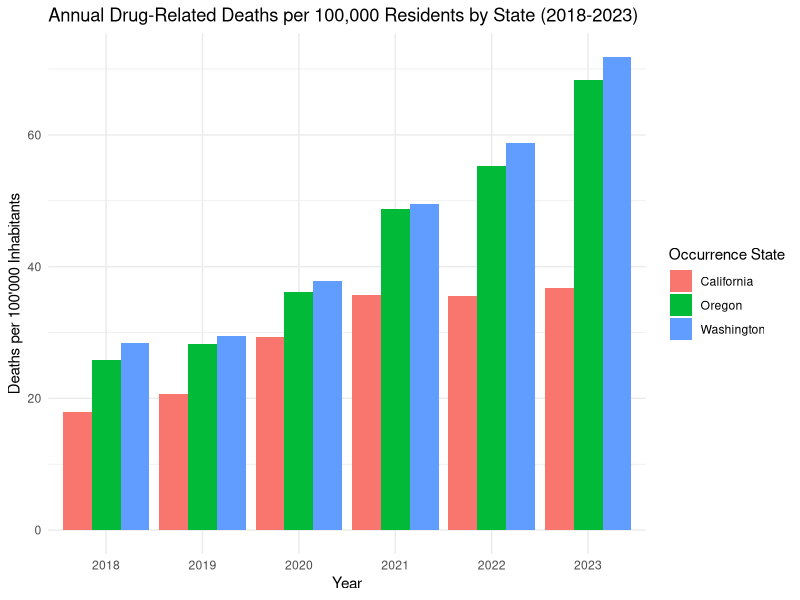
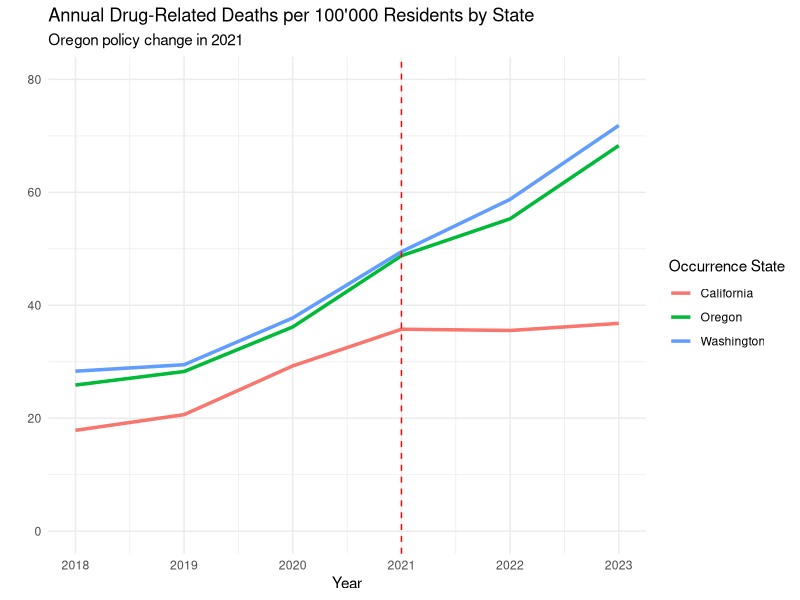
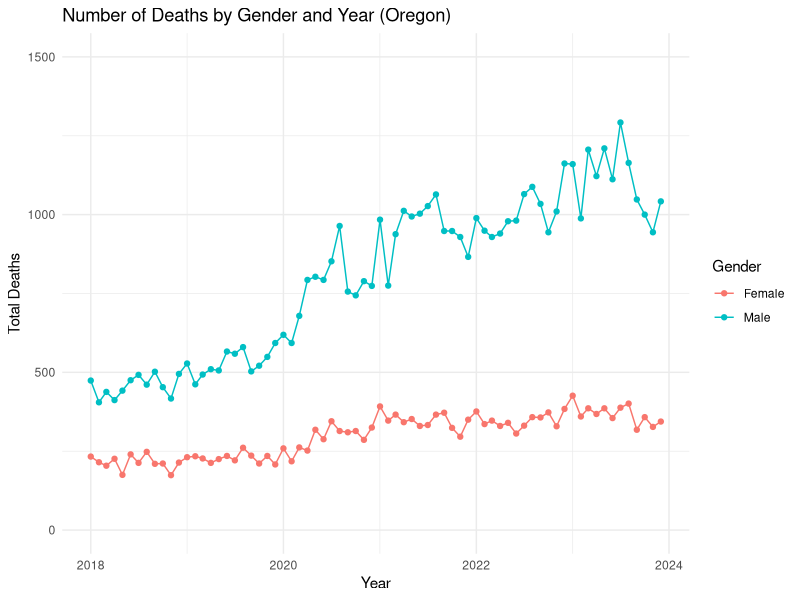
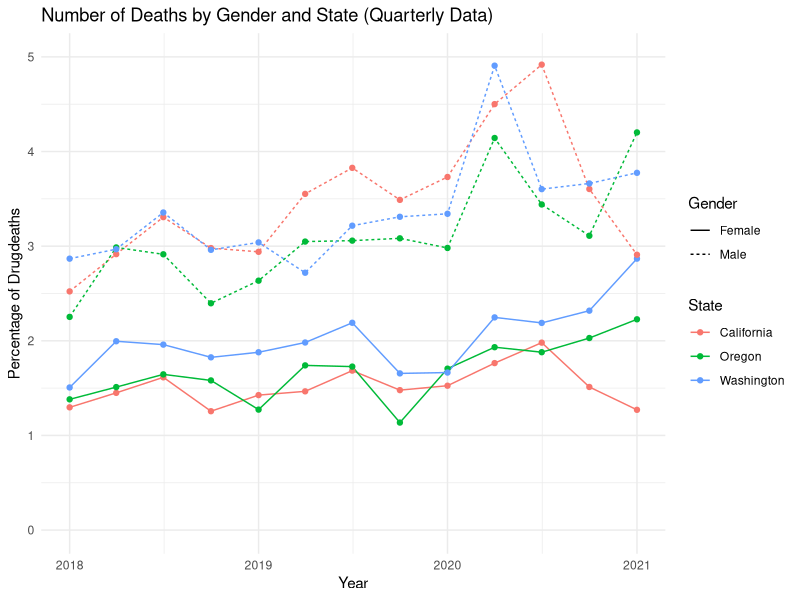
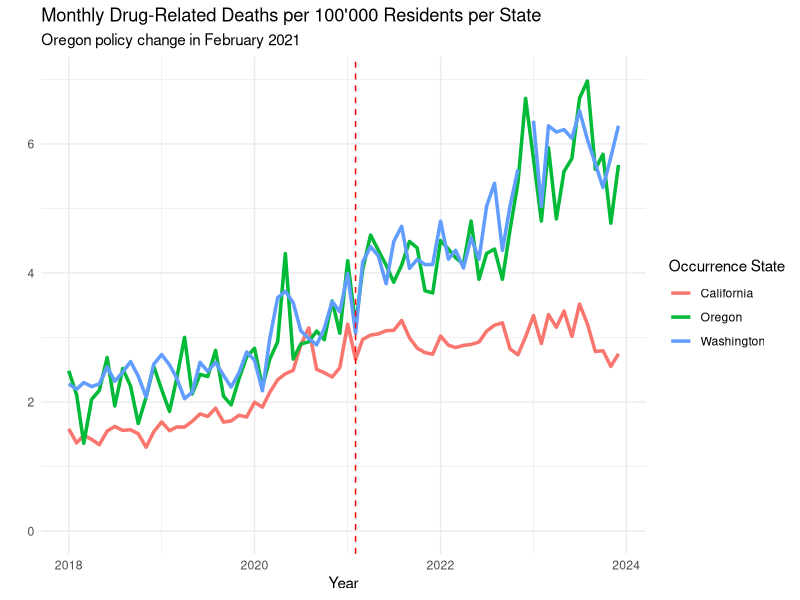
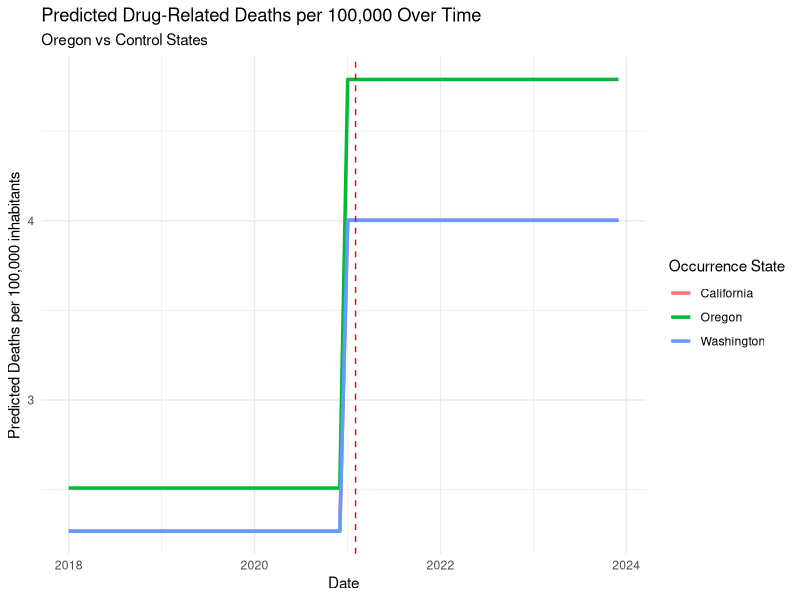
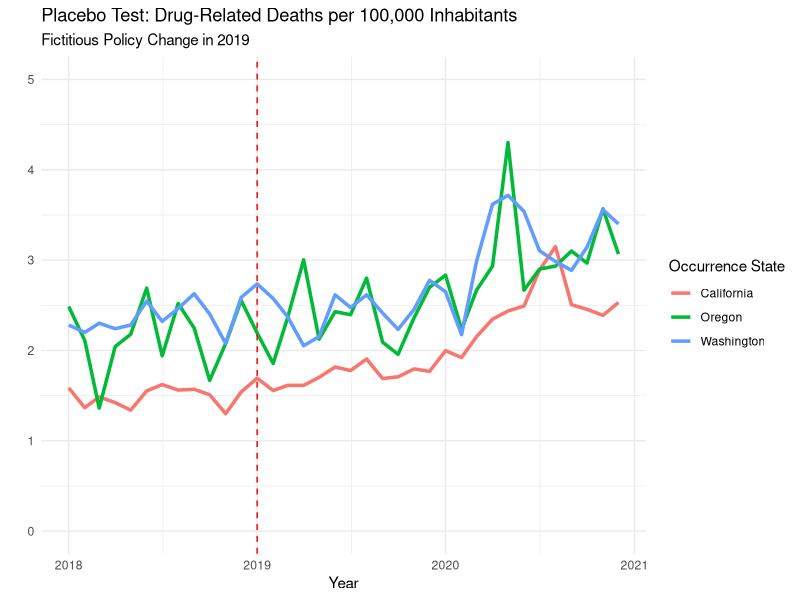
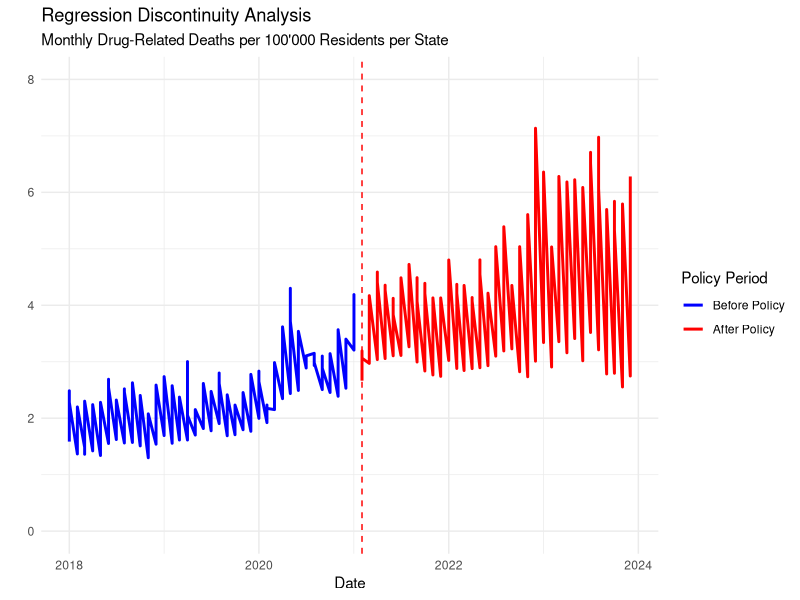

The R script that drew these images, in order:
## ---- chunk 1
knitr::opts_chunk$set(echo = TRUE)
## ---- chunk 2
library(readxl)
library(dplyr)
library(zoo)
library(lubridate)
library(ggplot2)
library(tidyr)
library(lmtest)
library(sandwich)
library(forecast)
library(plm)
  
#globally exclude code chunks from the output
knitr::opts_chunk$set(echo = FALSE)

#globally turn on caching
knitr::opts_chunk$set(cache = TRUE)

# globally turn off warnings and messages
knitr::opts_chunk$set(warning = FALSE)
knitr::opts_chunk$set(message = FALSE)

# globally set the theme for ggplot
theme_set(theme_minimal())

#setting directory
#setwd(dirname(rstudioapi::getSourceEditorContext()$path))
getwd()
## ---- chunk 3
# load the relevant part of the Data set, exclude notes starting from row 4374
Data <- read_excel("data/Drug_related_Deaths_2018-2024.xlsx", n_max = 4374)


# Overview for the Data
head(Data, 10)
str(Data)

## ---- chunk 4
# Read population data from Excel file for each region

# Load the population data from the first range (D244:M244)
population_oregon_1 <- read_excel("data/Ca_Or_Wa Population 2010-23.xlsx", 
                                  sheet = "Oregon", 
                                  range = "D244:M244", 
                                  col_names = FALSE)  

# Load the population data from the second range (Q244:T244)
population_oregon_2 <- read_excel("data/Ca_Or_Wa Population 2010-23.xlsx", 
                                  sheet = "Oregon", 
                                  range = "Q244:T244", 
                                  col_names = FALSE)  

# Combine the two data frames (horizontally) into one row
population_oregon <- cbind(population_oregon_1, population_oregon_2)

# Manually set the column names (years 2010 to 2023)
colnames(population_oregon) <- 2010:2023



# Load the population data from the first range in California
population_california_1 <- read_excel("data/Ca_Or_Wa Population 2010-23.xlsx", 
                                  sheet = "California", 
                                  range = "D487:M487", 
                                  col_names = FALSE)  

# Load the population data from the second range (Q487:T487)
population_california_2 <- read_excel("data/Ca_Or_Wa Population 2010-23.xlsx", 
                                  sheet = "California", 
                                  range = "Q487:T487", 
                                  col_names = FALSE)  

# Combine the two data frames (horizontally) into one row
population_california <- cbind(population_california_1, population_california_2)

# Manually set the column names (years 2010 to 2023)
colnames(population_california) <- 2010:2023



# Load the population data from the first range in Washington
population_washington_1 <- read_excel("data/Ca_Or_Wa Population 2010-23.xlsx", 
                                  sheet = "Washington", 
                                  range = "D286:M286", 
                                  col_names = FALSE)  

# Load the population data from the second range 
population_washington_2 <- read_excel("data/Ca_Or_Wa Population 2010-23.xlsx", 
                                  sheet = "Washington", 
                                  range = "Q286:T286", 
                                  col_names = FALSE)  

# Combine the two data frames (horizontally) into one row
population_washington <- cbind(population_washington_1, population_washington_2)

# Manually set the column names (years 2010 to 2023)
colnames(population_washington) <- 2010:2023


# Combine population data into a single data frame with an added column for state
population_data <- bind_rows(
  population_oregon %>% mutate(State = "Oregon"),
  population_washington %>% mutate(State = "Washington"),
  population_california %>% mutate(State = "California")
)


# Remove the temporary variables from the environment
rm(population_oregon_1, population_oregon_2, population_washington_1, 
   population_washington_2, population_california_1, population_california_2,
   population_oregon, population_washington, population_california)

# Convert wide format to long format
population_data <- population_data %>%
  pivot_longer(cols = -State,    # All columns except 'State'
               names_to = "year",   # The new column for years
               values_to = "population_count")  # The new column for population counts

#Convert year column to numeric
population_data$year <- as.numeric(population_data$year)  

## ---- chunk 5

# look into Dates 
unique(Data$Month)

# Delete Notes column without grepl 
Data <- Data[, !grepl("Notes", names(Data))]

# Delete Row Sep., 2024 since the data is not complete
Data <- Data[Data$Month != "Sep., 2024 (provisional and partial)", ]

# Create column Provisional (TRUE/FALSE) based on the col Month '(provisional)'
Data$Provisional <- grepl("\\(provisional\\)", Data$Month)

# Delete " (provisional)" from the Date
####Data$Month <- gsub(" \\(provisional\\)", "", Data$Month)

# Convert into Date Variable
####Data$Month <- as.yearmon(Data$Month, format = "%b., %Y")
Data <- Data %>%
  #mutate(`Month` = as.yearmon(`Month Code`, format = "%Y/%m"))
    mutate(`Month` = ym(`Month Code`))


#### look into Deaths
#### Data$Deaths

# count of "Suppressed"
sum(Data$Deaths == "Suppressed")

# Some of the numbers are "Suppressed" this means that there are between 1 and 9 cases
# To use Deaths as a number we can leave them as NA's or substitute by a random number between 1 and 9

# Set seed for reproducibility if needed
set.seed(23)  

# Replace "Suppressed" in the Death column with a random number between 1 and 9
Data$Deaths <- ifelse(Data$Deaths == "Suppressed", sample(1:9, sum(Data$Deaths == "Suppressed"), replace = TRUE), Data$Deaths)
Data$Deaths <- as.numeric(Data$Deaths)

summary(Data)
sum(Data$Deaths == "Suppressed")
# Delete all columns that end on Code, they are duplicates of the other columns
Data <- Data[, !grepl("Code$", names(Data))]

# keep one version of the Dataset with all Deaths
Data_complete <- Data

# Filters the data to only include drug-induced deaths (removes alcohol-induced and non-drug related deaths)
Data <- Data %>% filter(`UCD - Drug/Alcohol Induced` == "Drug-induced causes")

glimpse(Data)
## ---- chunk 6

# Filter the data for each complete years 2018 to 2023
Data_18_23 <- Data %>%
  filter(`Month` >= ym("2018-01") & `Month` <= ym("2023-12"))

# Group the data by occurrence state and year, then sum deaths per year
Data_18_23 <- Data_18_23 %>%
  group_by(`Occurrence State`, year = year(`Month`)) %>%
  summarise(Deaths = sum(Deaths))

# Merge the death data with population data by state and year
Data_with_population <- Data_18_23 %>%
  left_join(population_data, by = c("Occurrence State" = "State", "year" = "year"))

# Calculate deaths per 100,000 inhabitants for each year
Data_with_population <- Data_with_population %>%
  mutate(Deaths_per_100000 = (Deaths / population_count) * 100000)


# Plot the number of deaths per 10,000 inhabitants for each year and state
ggplot(Data_with_population, aes(x = factor(year), y = Deaths_per_100000, fill = `Occurrence State`)) +
  geom_bar(stat = "identity", position = "dodge") +
  labs(title = "Annual Drug-Related Deaths per 100,000 Residents by State (2018-2023)",
       x = "Year",
       y = "Deaths per 100'000 Inhabitants")


# Plot the trends over time for each state per year
ggplot(Data_with_population, aes(x = year, y = Deaths_per_100000, color = `Occurrence State`)) +
  geom_line(linewidth = 1.2) +
  geom_vline(xintercept = 2021, linetype = "dashed", color = "red") +  # Mark the policy change
  labs(title = "Annual Drug-Related Deaths per 100'000 Residents by State",
       subtitle = "Oregon policy change in 2021",
       x = "Year", y = "") +
   ylim(0, 80)   # Ensure y-axis starts at 0

## ---- chunk 7
# Prepare the data untill 2023
data_gender_year <- Data %>%
  filter(`Month` >= ym("2018-01") & `Month` <= ym("2023-12")) %>%
  select(Gender, Month, Deaths) %>%
  group_by(Gender, Month) %>%
  summarise(Total_Deaths = sum(Deaths, na.rm = TRUE)) %>%
  ungroup()

# Plot the data
ggplot(data_gender_year, aes(x = Month, y = Total_Deaths, color = Gender, group = Gender)) +
  geom_line() +
  geom_point() +
  labs(title = "Number of Deaths by Gender and Year (Oregon)",
       x = "Year",
       y = "Total Deaths",
       color = "Gender") +
       ylim(0, 1500) 

# Perform t-test for significant differences by gender 
t.test(Total_Deaths ~ Gender, data = data_gender_year)

## ---- chunk 8

# Prepare the data
#use quarterly data to make it smoother
data_Anova <- Data %>%
  filter(`Month` < ym("2021-02")) %>%
  mutate(Quarter = floor_date(as.Date(Month), "quarter")) %>%    
  select(Gender, Quarter, `Occurrence State`, Deaths) %>%
  group_by(Gender, Quarter, `Occurrence State`) %>%
  summarise(Total_Deaths = sum(Deaths, na.rm = TRUE)) %>%
  ungroup()

data_Anova$all_death <- Data_complete %>%
  filter(`Month` < ym("2021-02")) %>%
  mutate(Quarter = floor_date(as.Date(Month), "quarter")) %>%
  select(Gender, Quarter, `Occurrence State`, Deaths) %>%
  group_by(Gender, Quarter, `Occurrence State`) %>%
  summarise(Total_Deaths = sum(Deaths, na.rm = TRUE)) %>%
  ungroup() %>%
  pull(Total_Deaths)

data_Anova$DrugDeath_Percentage <- data_Anova$Total_Deaths / data_Anova$all_death *100

# Plot the data
ggplot(data_Anova, aes(x = Quarter, y = DrugDeath_Percentage, color = `Occurrence State`, linetype = Gender)) +
  geom_line() +
  geom_point() +
  labs(title = "Number of Deaths by Gender and State (Quarterly Data)",
       x = "Year",
       y = "Percentage of Drugdeaths",
       color = "State") +
        ylim(0, 5) 

# Perform ANOVA for significant differences by gender or State
data_Anova <- data_Anova %>%
  mutate(Gender = as.factor(Gender),
         `Occurrence State` = as.factor(`Occurrence State`))

# Test for effects in Gender, State and interactions
anova_model <- aov(DrugDeath_Percentage ~ Gender + `Occurrence State`, data = data_Anova)

summary(anova_model)

## ---- chunk 9

# Filter the data for each complete month in 2018 to 2023 
Data_monthly <- Data %>%
  filter(`Month` >= ym("2018-01") & `Month` <= ym("2023-12"))

# Group the data by occurrence state and month, then sum deaths per month
Data_monthly <- Data_monthly %>%
  group_by(`Occurrence State`, year = year(`Month`), month = month(`Month`)) %>%
  summarise(Deaths = sum(Deaths))


# Merge the death data with population data by state and year
Data_monthly <- Data_monthly %>%
  left_join(population_data, by = c("Occurrence State" = "State", "year" = "year"))

# Calculate deaths per 100,000 inhabitants for each year
Data_monthly <- Data_monthly  %>%
  mutate(Deaths_per_100000 = (Deaths / population_count) * 100000)


# Create 'treatment' and 'post_policy' variables
Data_monthly <- Data_monthly %>%
  mutate(
    treatment = ifelse(`Occurrence State` == "Oregon", 1, 0),  # 1 for Oregon, 0 for California/Washington
    post_policy = ifelse(year >= 2021, 1, 0),  # 1 for years 2021 and later
    interaction = treatment * post_policy  # Interaction term for DiD
  )

# Create a new date column by combining year and month
Data_monthly <- Data_monthly %>%
  mutate(date = ym(paste(year, month, sep = "-")))  # Combine year and month into a date


# Difference-in-Differences (DiD) regression model with Deaths_per_100000

did_model <- lm(Deaths_per_100000 ~ treatment + post_policy + interaction, data = Data_monthly)
summary(did_model)

# Robust standard errors to handle heteroscedasticity
coeftest(did_model, vcov = vcovHC(did_model, type = "HC1"))

## ---- chunk 10
# Plot DiD Results
# Plot the trends over time for each state
ggplot(Data_monthly, aes(x = date, y = Deaths_per_100000, color = `Occurrence State`)) +
  geom_line(linewidth = 1.2) +
  geom_vline(xintercept = as.Date("2021-02-01"), linetype = "dashed", color = "red") +  # Mark the policy change
  labs(title = "Monthly Drug-Related Deaths per 100'000 Residents per State",
       subtitle = "Oregon policy change in February 2021",
       x = "Year", y = "") +
       ylim(0, 7)


# Generate predicted values based on the model
Data_monthly$predicted <- predict(did_model, newdata = Data_monthly)

# Visualize the predicted trends
ggplot(Data_monthly, aes(x = date, y = predicted, color = `Occurrence State`)) +
  geom_line(linewidth = 1.2) +
  geom_vline(xintercept = as.Date("2021-02-01"), linetype = "dashed", color = "red") +  # Mark the policy change
  labs(title = "Predicted Drug-Related Deaths per 100,000 Over Time",
       subtitle = "Oregon vs Control States",
       x = "Date", y = "Predicted Deaths per 100,000 inhabitants")

## ---- chunk 11

# Subset data for Oregon and Washington pre Policy
oregon_data <- Data_monthly %>% filter(date >= as.Date("2018-01-01") & date <= as.Date("2021-02-01") & `Occurrence State` == "Oregon")
washington_data <- Data_monthly %>% filter(date >= as.Date("2018-01-01") & date <= as.Date("2021-02-01") & `Occurrence State` == "Washington")
california_data <- Data_monthly %>% filter(date >= as.Date("2018-01-01") & date <= as.Date("2021-02-01") & `Occurrence State` == "California")




# Calculate the correlation coefficient between the two states
correlation <- cor(oregon_data$Deaths_per_100000, washington_data$Deaths_per_100000)
coorelation_c <- cor(oregon_data$Deaths_per_100000, california_data$Deaths_per_100000)

# Print the result
correlation
coorelation_c
#Seperate DiD

# Example for DiD with only California as control
did_model_california <- lm(Deaths_per_100000 ~ treatment + post_policy + interaction, 
                           data = Data_monthly %>% filter(`Occurrence State` %in% c("Oregon", "California")))

# Example for DiD with only Washington as control
did_model_washington <- lm(Deaths_per_100000 ~ treatment + post_policy + interaction, 
                           data = Data_monthly %>% filter(`Occurrence State` %in% c("Oregon", "Washington")))

# Compare the results
summary(did_model_california)
summary(did_model_washington)



## ---- chunk 12
# Make a Difference-in-Differences model for the years 2018-2020 as a placebo test
Data_placebo <- Data_monthly %>%
  filter(date >= as.Date("2018-01-01") & date <= as.Date("2020-12-01"))

# Create 'treatment' and 'post_policy' variables for the placebo test
Data_placebo <- Data_placebo %>%
  mutate(
    treatment = ifelse(`Occurrence State` == "Oregon", 1, 0),  # 1 for Oregon, 0 for California/Washington
    post_policy = ifelse(year >= 2019, 1, 0),  # 1 for years 2019 and later
    interaction = treatment * post_policy  # Interaction term for DiD
  )

# Difference-in-Differences (DiD) model for the placebo test
did_model_placebo <- lm(Deaths_per_100000 ~ treatment + post_policy + interaction, data = Data_placebo)
summary(did_model_placebo)

# Robust standard errors for the placebo test
#coeftest(did_model_placebo, vcov = vcovHC(did_model_placebo, type = "HC1"))

# Plot the placebo test results
ggplot(Data_placebo, aes(x = date, y = Deaths_per_100000, color = `Occurrence State`)) +
  geom_line(linewidth = 1.2) +
  geom_vline(xintercept = as.Date("2019-01-01"), linetype = "dashed", color = "red") +  # Mark the placebo policy change
  labs(title = "Placebo Test: Drug-Related Deaths per 100,000 Inhabitants",
       subtitle = "Fictitious Policy Change in 2019",
       x = "Year", y = "") + ylim(0, 5)

## ---- chunk 13
# Regression Discontinuity Analysis: To further validate the DiD results


# Create a binary variable for the policy change
Data_RD <- Data_monthly %>%
  mutate(policy_change = ifelse(date >= as.Date("2021-02-01"), 1, 0))

# Fit a regression model to estimate the effect of the policy change
rd_model <- lm(Deaths_per_100000 ~ policy_change, data = Data_RD)
summary(rd_model)

# Robust standard errors to handle heteroscedasticity
coeftest(rd_model, vcov = vcovHC(rd_model, type = "HC1"))


# Plot the regression discontinuity analysis
ggplot(Data_RD, aes(x = date, y = Deaths_per_100000, color = as.factor(policy_change))) +
  geom_line(linewidth = 1) +
  geom_vline(xintercept = as.Date("2021-02-01"), linetype = "dashed", color = "red") +  # Mark the policy change
  
  # Custom color for before and after policy
  scale_color_manual(values = c("0" = "blue", "1" = "red"), labels = c("Before Policy", "After Policy")) +
  
  # Custom labels and title
  labs(title = "Regression Discontinuity Analysis",
       subtitle = "Monthly Drug-Related Deaths per 100'000 Residents per State",
       x = "Date", y = "", 
       color = "Policy Period") +  # Custom legend title
  # Ensure y-axis starts at 0
  ylim(0, 8)



## ---- chunk 14
# Filter the data for Oregon and clean it
data_oregon <- Data %>%
  filter(`Occurrence State` == "Oregon") %>%
  mutate(Deaths = as.numeric(Deaths),    # Convert Deaths to numeric
         date = as.Date(paste0(Month, "-01")))  # Create a proper date column

# Create a time series object for Oregon deaths
ts_oregon <- ts(data_oregon$Deaths, start = c(2018, 1), frequency = 12)

# Split the data for training (2018-2022) and validation (2023)
train_ts <- window(ts_oregon, end = c(2022, 12))
valid_ts <- window(ts_oregon, start = c(2023, 1), end = c(2023, 12))
full_train_ts <- window(ts_oregon, end = c(2023, 12))

# Fit an ARIMA model (or other model)
arima_model <- auto.arima(train_ts)
full_arima_model <- auto.arima(full_train_ts)

# Forecast for the validation period (2023-2024)
forecast_2023_2024 <- forecast(arima_model, h = 12)

# Plot the forecast against the actual validation data
plot(forecast_2023_2024)
lines(valid_ts, col = "red")  # Add the actual data for comparison
legend("topright", legend = c("Forecast", "Actual Data"), col = c("blue", "red"), lty = 1)

# compute the accuracy of the model
accuracy(forecast_2023_2024, valid_ts)

# After validating the model, forecast for 2025
forecast_2025 <- forecast(full_arima_model, h = 12)

# Plot the forecast for 2025
plot(forecast_2025, main = "Forecast for Drug-Related Deaths in Oregon (2025)",
     xlab = "Year", ylab = "Deaths per 100,000 inhabitants")+  ylim(0, 52)

## ---- chunk 15
# Panel Data Analysis
# Create a panel data set for the analysis
panel_data <- Data_monthly %>%
  select(`Occurrence State`, date, Deaths_per_100000) %>%
  mutate(State = factor(`Occurrence State`)) %>%
  select(-`Occurrence State`)


# Aggregate the data to ensure unique state and date combinations
panel_data <- panel_data %>%
  group_by(State, date) %>%
  summarise(Deaths_per_100000 = sum(Deaths_per_100000, na.rm = TRUE)) %>%
  ungroup()

# Convert the data to a pdata.frame
pdata <- pdata.frame(panel_data, index = c("State", "date"))

# Fit a panel data model to assess the impact of the policy change
panel_model <- plm(Deaths_per_100000 ~ lag(Deaths_per_100000, 1), data = pdata, model = "within")

# Summarize the model
summary(panel_model)

# Robust standard errors for the panel data model
coeftest(panel_model, vcov = vcovHC(panel_model, type = "HC1"))

# Extract the index (State, Date) for the fitted model to align with fitted values
model_index <- index(panel_model)

# Create a dataframe with fitted values and corresponding index (State, Date)
fitted_data <- data.frame(State = model_index$State,
                          date = model_index$date,
                          Fitted = fitted(panel_model))

# Merge the fitted data with the original panel_data based on State and Date
panel_data_with_fitted <- merge(panel_data, fitted_data, by = c("State", "date"))

# Plot the panel data model results using ggplot2
ggplot(panel_data_with_fitted, aes(x = date, y = Deaths_per_100000, color = State)) +
  geom_point() +
  geom_line(aes(y = Deaths_per_100000), linetype = "solid") +  # Plot actual Deaths_per_100000 as solid line
  labs(title = "Panel Data Model Results",
       x = "Date",
       y = "Deaths_per_100000",
       color = "State") +
  theme_minimal()

        ggplot(panel_data_with_fitted, aes(x = date, y = Deaths_per_100000, color = State)) +
      geom_point() +
      geom_line(aes(y = Deaths_per_100000), linetype = "solid") +  # Plot actual Deaths_per_100000 as solid line
      geom_line(aes(y = Fitted), linetype = "dashed") +  # Plot fitted values as dashed line
      labs(title = "Panel Data Model Results",
           x = "date",
           y = "Deaths_per_100000",
           color = "State") +
      theme_minimal()
